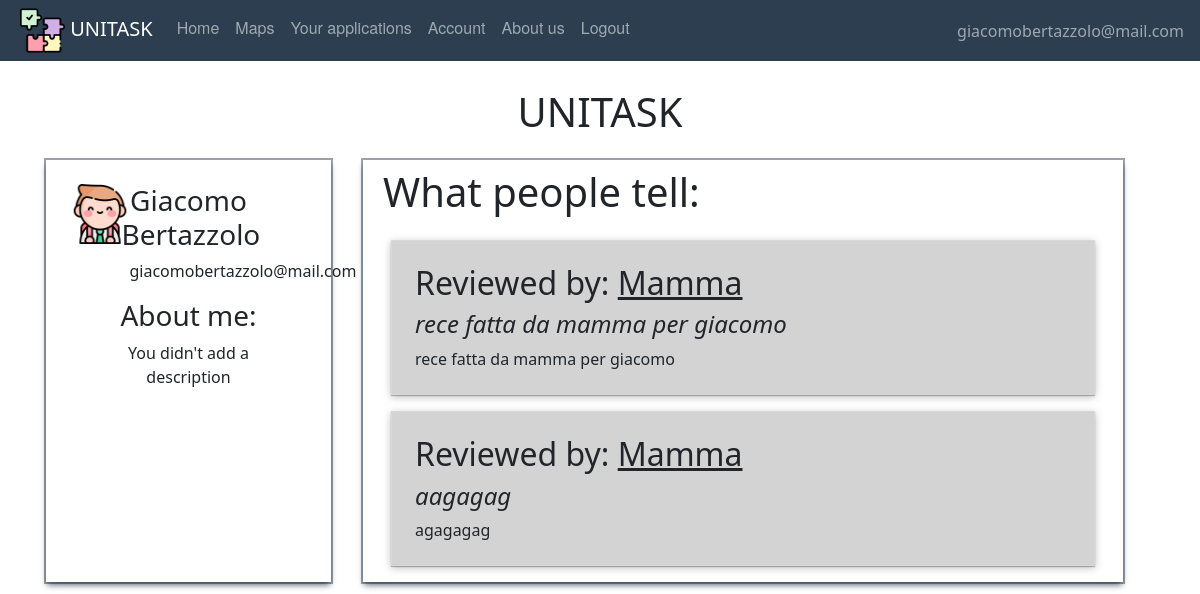
Page /account (signed in) on the earlier database version.
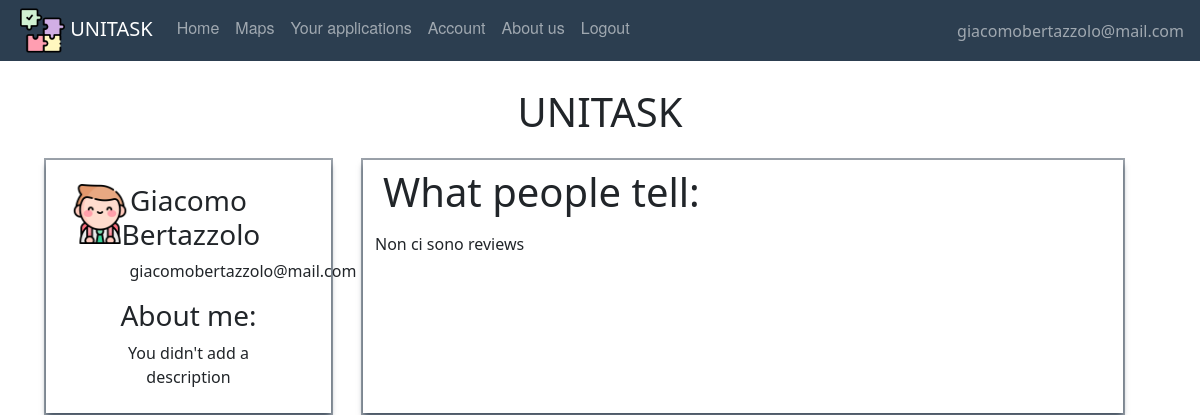
Same page on the later database version.
### website/models.py (models this page shows)
class User(db.Model, UserMixin):
    id = db.Column(db.Integer, primary_key=True)
    email = db.Column(db.String(150), unique=True)
    password = db.Column(db.String(150))
    first_name = db.Column(db.String(150))
    surname = db.Column(db.String(150))
    description = db.Column(db.String(150))
    type = db.Column(db.String(20))
    reviewsposted = db.relationship('Review', foreign_keys='Review.id_reviewer',
                                    backref='author')
    reviewsreceived = db.relationship('Review', foreign_keys='Review.id_reviewed',
                                      backref='received')
    __mapper_args__ = {
        'polymorphic_on': type,
        'polymorphic_identity': 'user',
    }

class Review(db.Model, UserMixin):
    id = db.Column(db.Integer, primary_key=True)
    title = db.Column(db.String(150))
    text = db.Column(db.String(150))
    date = db.Column(db.DateTime(timezone=True), default=func.now)
    id_reviewer = db.Column(db.Integer, db.ForeignKey('user.id'))
    id_reviewed = db.Column(db.Integer, db.ForeignKey('user.id'))
    task_id = db.Column(db.Integer, db.ForeignKey('offer.id'))

### website/views.py (the view)
@views.route('/account')
def account():
    return render_template("User/account.html", user=current_user)

### website/__init__.py (called while the page is built)
def create_app():
    app = Flask(__name__)
    app.config['SECRET_KEY'] = 'atrebunfigoassurdo'
    app.config['SQLALCHEMY_DATABASE_URI'] = 'sqlite:///'+ DB_NAME
    db.init_app(app)
    from .views import views  # We imported the name of the blueprint
    from .auth import auth
    app.register_blueprint(views, url_prefix="/")  # Stiamo dicendo come sono definite le pagine e dove sono
    app.register_blueprint(auth, url_prefix="/")
    from .models import User, Offer, Adult, Student
    create_database(app)
    login_manager = LoginManager()
    login_manager.login_view = 'auth.login'  # dove vogliamo mandare l'user se non loggato
    login_manager.init_app(app)
    @login_manager.user_loader
    def load_user(id):
        return User.query.get(int(id))
    return app

### website/templates/User/account.html (shortened to what this page needs)
{% extends "base.html" %}
{% block content%}
    <br />
    <h1 align = "center">UNITASK</h1>
    <div class="container">
        <div class="row">
            <div align="center" class="col-3 profile-box m-3 p-4">
                <div class="row">
                    <div class="col-2">
                        {% if user.type=='student'%}
                            <img align="left" width="60" height="60" alt="usertype" src="/static/images/pic/student.png"/>
                        {% elif user.type=='adult'%}
                            <img align="left" width="60" height="60" alt="usertype" src="/static/images/pic/worker.png"/>
                        {% endif %}
                    </div>
                    <div class="col-8">
                        <h3 class="px-2">{{user.first_name}} {{ user.surname }}</h3>
                        <p class="px-3">{{ user.email }}</p>
                        <h3>About me:</h3>
                        <div>
                            {% if user.description != None %}
                                {{ user.description }}
                            {% else %}
                                You didn't add a description
                            {% endif %}
                        </div>
                    </div>
                </div>
            </div>
            <div  class="col-8 reviews-box m-3">
                <h1 align="left" class="p-2">What people tell: </h1>
            {% if user.reviewsreceived|length !=0 %}
                {% for recens in user.reviewsreceived %}
                    <div class="box-review">
                        <h2>Reviewed by: <span class="review-author"> {{recens.author.first_name }}</span></h2>
                        <h4 class="review-title">{{ recens.title }}</h4>
                        {{ recens.text }}
                    </div>
                {% endfor %}
            {% else %}
            Non ci sono reviews
            {% endif %}
            </div>
        </div>
    </div>
{% endblock %}

### website/templates/base.html (shortened to what this page needs)
<!DOCTYPE html>
<html lang="">
  <head>
      <link href="/static/css/style.css" rel="stylesheet">
      <link href="https://cdn.jsdelivr.net/npm/bootstrap@5.0.2/dist/css/bootstrap.min.css" rel="stylesheet">
  </head>
  <body>
  <nav class="navbar fixed-top navbar-expand-lg navbar-dark">
    <ul class="navbar-nav mr-auto">
    <li>
    <a style="padding-left:1em;" class="navbar-brand" href="#">
        <img src="/static/images/pic/puzzle.png" width="45" height="45"/>
        UNITASK
    </a></li>
            {% if user.is_authenticated %}
                {% if user.type=='adult' %}
                    <li class="nav-item"><a class="nav-link" id="home" href="/">Home</a></li>
                    <li class="nav-item"><a class="nav-link" id="posttask" href="/posttask">Post a Task</a></li>
                    <li class="nav-item"><a class="nav-link" id="offer" href="/taskpending">Task Pending</a></li>
                    <li class="nav-item"><a class="nav-link" id="account" href="/account">Account</a></li>
                    <li class="nav-item"><a class="nav-link" id="aboutus" href="/about_us">About us</a></li>
                    <li class="nav-item"><a class="nav-link" id="logout" href="/logout">Logout</a></li>
                    {% elif user.type=='student' %}
                    <li class="nav-item"><a class="nav-link" id="offer" href="/offer">Home</a></li>
                    <li class="nav-item"><a class="nav-link" id="maps" href="/maps">Maps</a>
                    <li class="nav-item"><a class="nav-link" id="applications" href="/listapplications">Your applications</a></li>
                    <li class="nav-item"><a class="nav-link" id="account" href="/account">Account</a></li>
                    <li class="nav-item"><a class="nav-link" id="aboutus" href="/about_us">About us</a></li>
                    <li class="nav-item"><a class="nav-link" id="logout" href="/logout">Logout</a></li>
                    {% endif %}
                </ul>
                <ul class="navbar-nav ms-auto">
                <li class="nav-item">
                    <span style="padding-right:1em;" class="navbar-text d-flex justify-content-end">
                     {{ user.email}}
                       </span>
                </li>
                </ul>
                    {% else %}
                <li class="nav-item"><a class="nav-link" id="sign_up" href="/sign_up">Signup</a></li>
                <li class="nav-item"><a class="nav-link" id="login" href="/login">Login</a>
                <li class="nav-item"> <a class="nav-link" id="aboutus" href="/about_us">About us</a></li>
            {% endif %}
</nav>
    {% block content %}
    {% endblock %}
  </body>
</html>

### website/static/css/style.css (style rules this page uses)
body { padding-top:4em; }
.navbar { list-style-type: none; margin: 0; padding: 0; overflow: hidden; background-color: #2c3e50; }
.nav-link { display: block; color: white; text-align: center; padding: 14px 16px; text-decoration: none; font-family: "Helvetica Neue", Helvetica, Arial, sans-serif; }
.profile-box { box-shadow: rgba(6, 24, 44, 0.4) 0px 0px 0px 2px, rgba(6, 24, 44, 0.65) 0px 4px 6px -1px, rgba(255, 255, 255, 0.08) 0px 1px 0px inset; }
.reviews-box { box-shadow: rgba(6, 24, 44, 0.4) 0px 0px 0px 2px, rgba(6, 24, 44, 0.65) 0px 4px 6px -1px, rgba(255, 255, 255, 0.08) 0px 1px 0px inset; }

Differences in the rows shown:
removed Review: author.first_name "Mamma", title "rece fatta da mamma per giacomo", text "rece fatta da mamma per giacomo"
removed Review: author.first_name "Mamma", title "aagagag", text "agagagag"
Other differences:
text now shown: "Non ci sono reviews"
